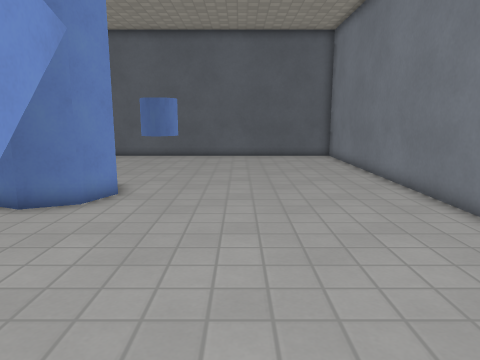
[1] (above)

16 first-person views from a walk through a 3-D level made in the Godot game engine. The camera is 1.2 m above the floor, tilts 10° down and sees 70° across. The floor is counted in squares, 0.5 m on a side. Each view is taken from the middle of a square. On the plan, view 1 faces up. The plan holds only what a view shows up to about 20 squares ahead; the rest is blank. Surface patterns are stand-ins for the level's own textures.

[2]
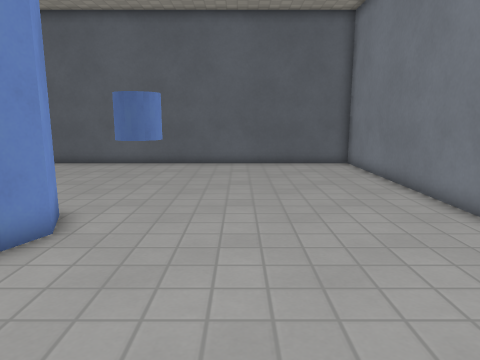

[3]
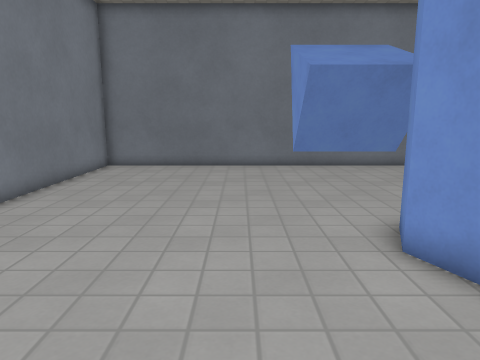

[4]
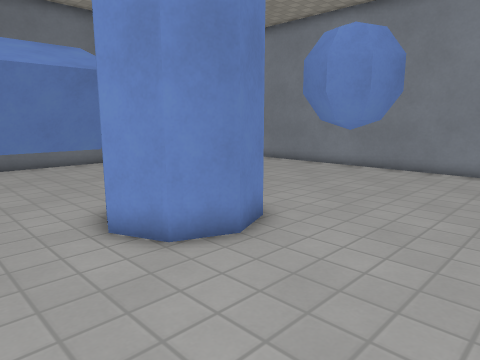

[5]
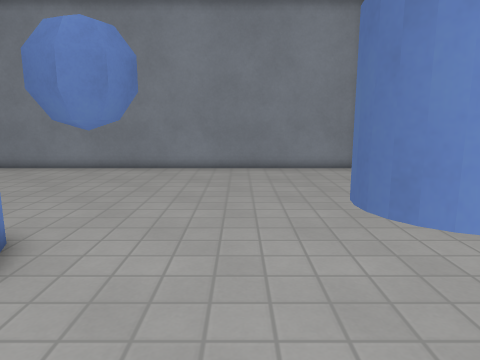

[6]
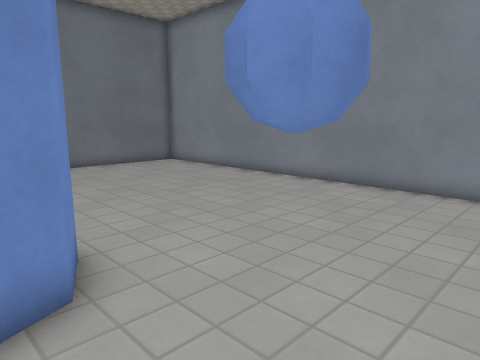

[7]
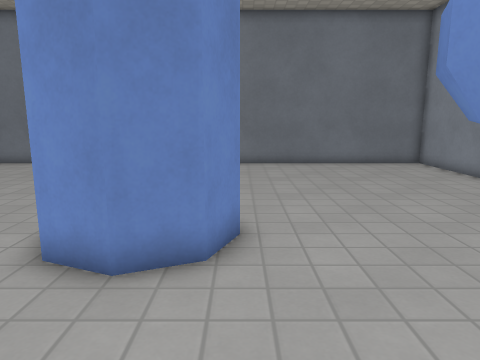

[8]
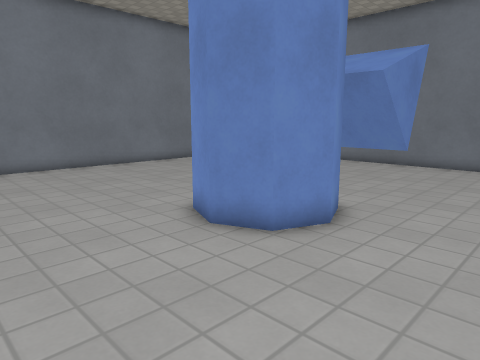

[9]
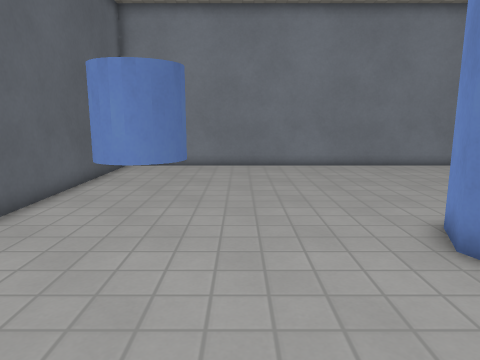

[10]
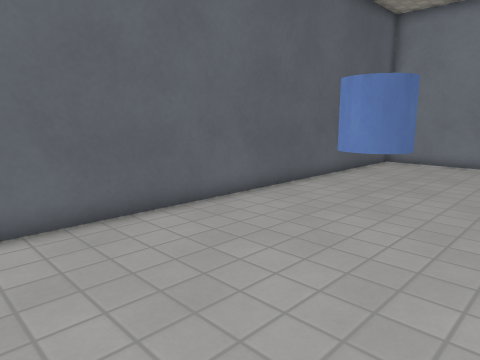

[11]
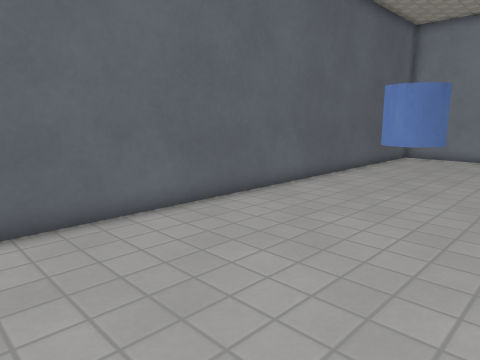

[12]
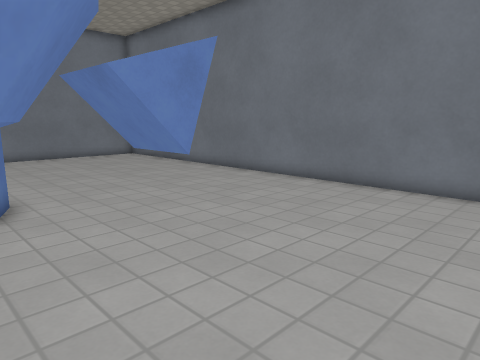

[13]
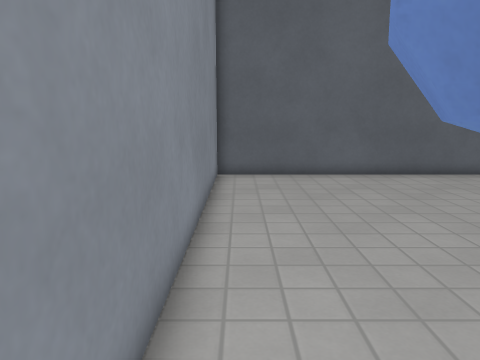

[14]
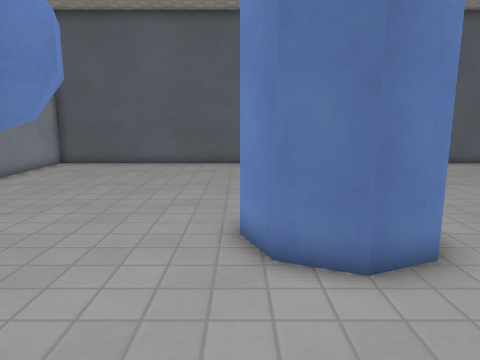

[15]
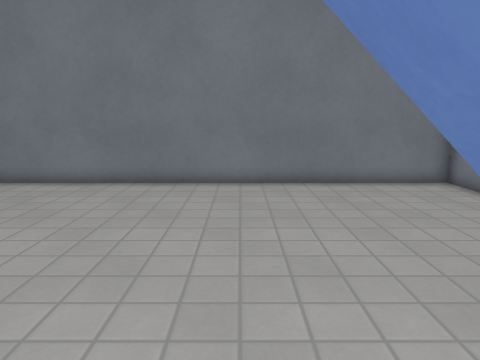

[16]
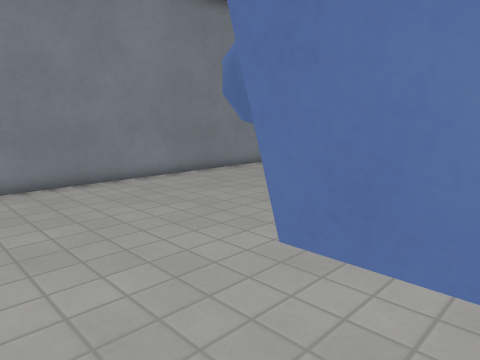

### Floor plan
Key: @ floor where view 1 was taken; # wall or solid block; . floor; T thing the floor can be seen under or through.
Columns run from 18 left of view 1 to 6 right of it. Each row starts with its distance up from view 1.
 23 #########################
 22 #.......................#
 21 #.......................#
 20 #............T .........#
 19 #............TT.........#
 18 #............TT.........#
 17 #.......................#
 16 #.......................#
 15 #.......................#
 14 #.......................#
 13 #..TTTT....###..........#
 12 #.#TTTT...#####.........#
 11 #.#TTTT...## ##.........#
 10 #..#TTT...#####.........#
  9 #..........###..........#
  8 #.......................#
  7 #.......................#
  6 #..........T   T........#
  5 #..........TTTTT........#
  4 #..........TTTTT........#
  3 #..........TTT T........#
  2 #.......................#
  1 #.......................#
  0 #.................@.....#
 -1 #########################

Where each view was taken, in squares from view 1:
view 1: 0 up, 0 right, facing up
view 2: 4 up, 0 right, facing up
view 3: 17 up, 1 left, facing down
view 4: 18 up, 1 left, facing down-left
view 5: 17 up, 1 left, facing left
view 6: 17 up, 6 left, facing down-left
view 7: 18 up, 8 left, facing down
view 8: 18 up, 12 left, facing down-right
view 9: 17 up, 12 left, facing right
view 10: 15 up, 14 left, facing up-right
view 11: 15 up, 17 left, facing up-right
view 12: 11 up, 17 left, facing down-right
view 13: 8 up, 17 left, facing up
view 14: 4 up, 8 left, facing up
view 15: 7 up, 7 left, facing right
view 16: 1 up, 5 left, facing up-left
